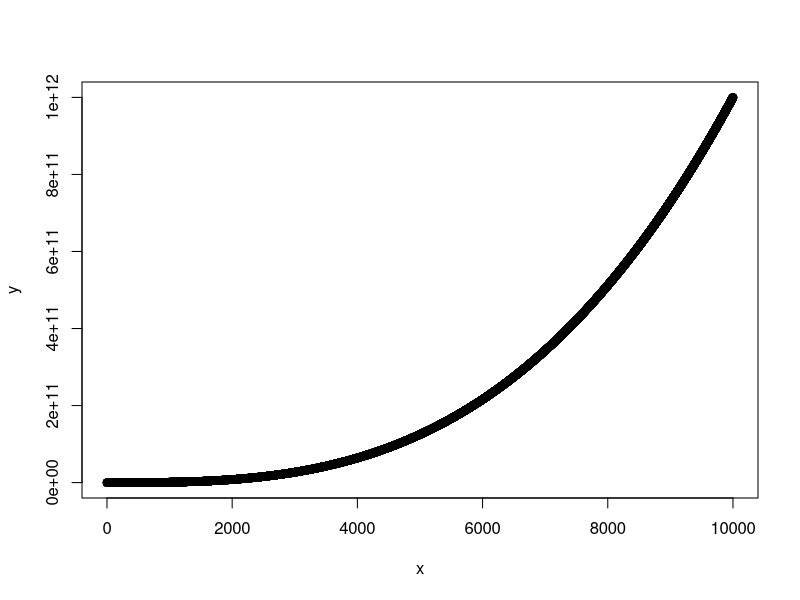
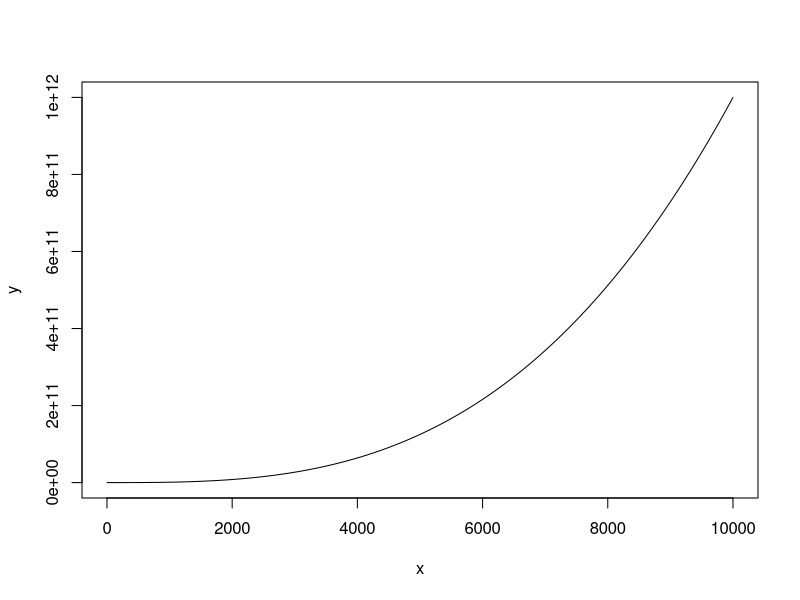
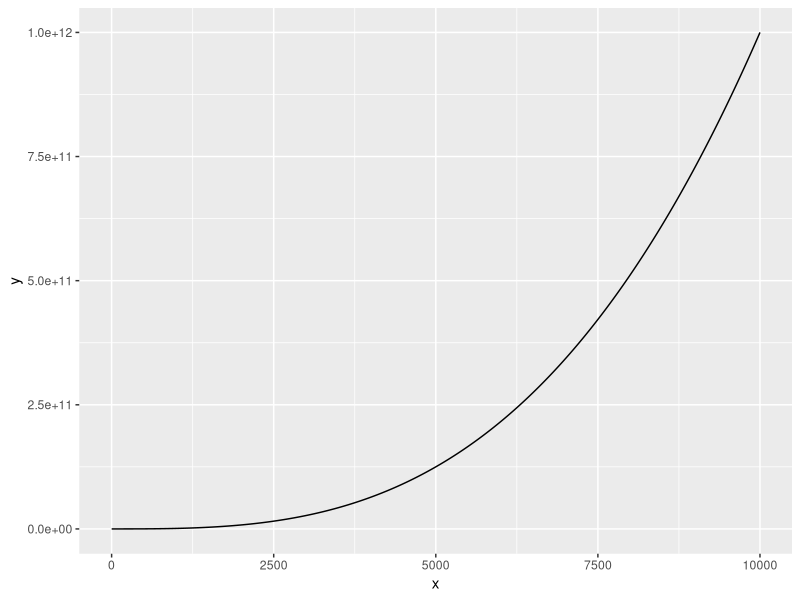
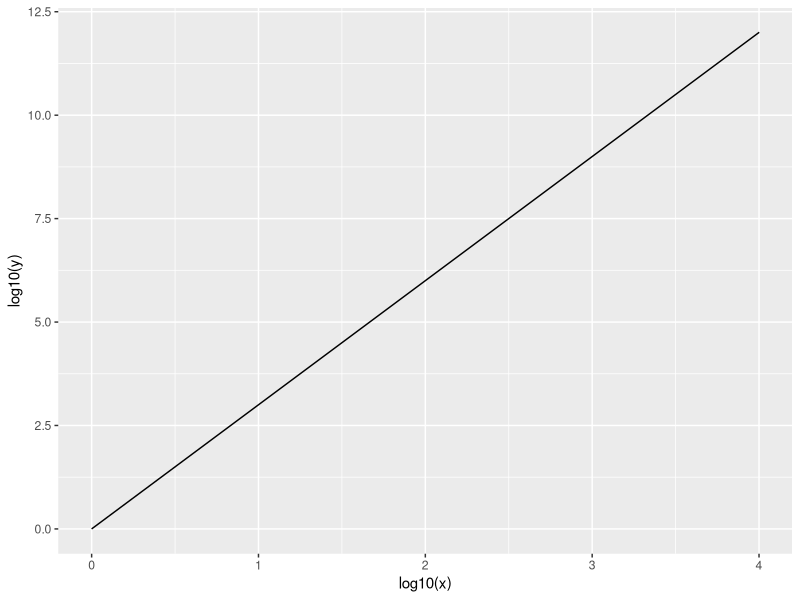

Here is the R script that generated these plots, in order:
# This is my first R script.
# 29 March 2021
# Here, we are learning how to use R. 

# install.packages("ggplot2")
library("ggplot2")

# Clear R's memory 
rm(list=ls())


# 1. basic math operations

4 + 5 # this is an addition, we use the + symbol

9*5 # this is a multiplication, we use *

452684556565 / 4564866151 # we use / for division

10 < 7


# assign values

x <- 25 
y <- 50

x + y

x * 2


x <- seq(1,10000, by=0.25)

length(x)

# Functions and packages

y <- x^3

plot(y ~ x)
plot(y ~ x, type = "l")

# use ggplot

qplot(x, y, geom = "line" )
qplot(log10(x), log10(y), geom = "line" )

